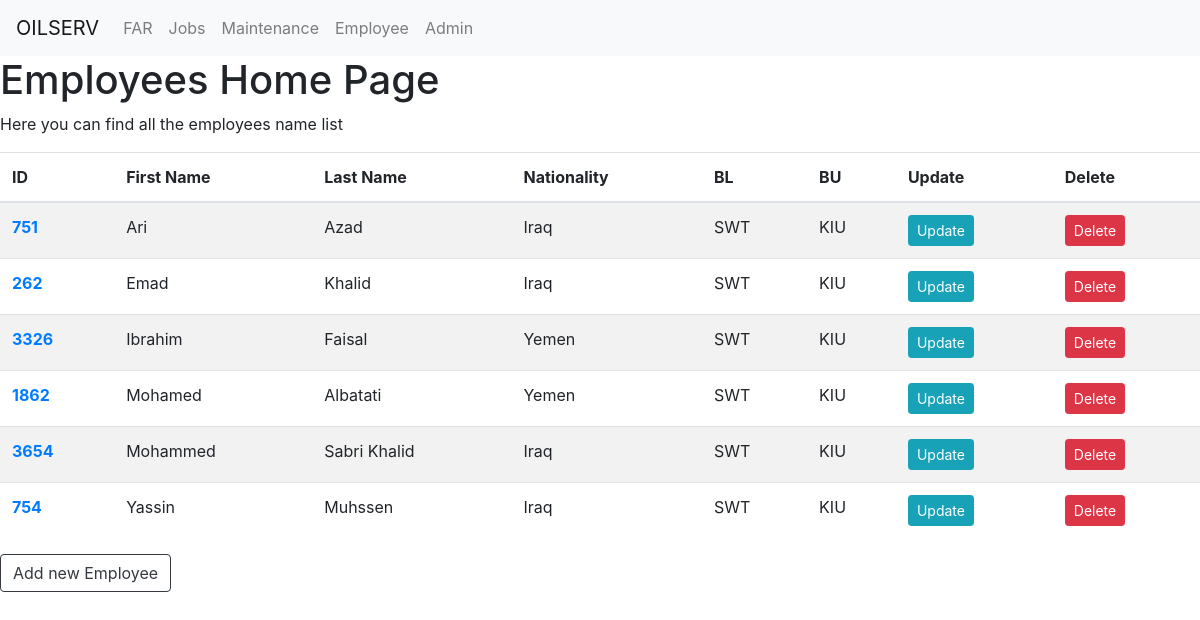
/Employee/, run on an earlier commit of the app's database.
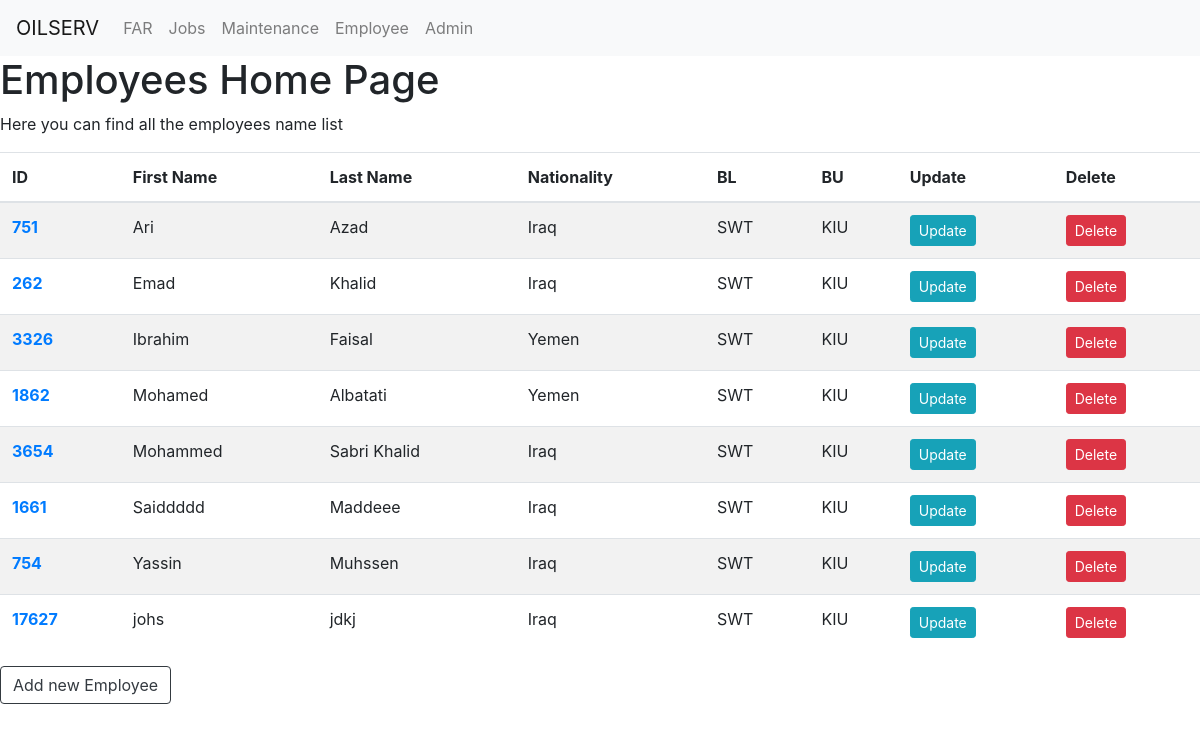
And on a later commit of the database.
### Employee/models.py (models this page shows, shortened)
class EmployeeDB(models.Model):
    OSID = models.IntegerField(unique=True,blank=False)
    first_name = models.CharField(max_length=255,blank=False)
    last_name = models.CharField(max_length=255,blank=False)
    nationality = models.CharField(max_length=255,blank=True,default='Iraq')
    position = models.CharField(max_length=255,blank=True)
    isExpat = models.BooleanField(default=False)
    isEmployee = models.BooleanField(default=True)
    rotation = models.CharField(max_length= 10, default='5x5',blank=True)
    BU = models.CharField(max_length= 3, default='KIU')
    BL = models.CharField(max_length= 3, default='SWT')
    grade = models.IntegerField(blank=True,default=8)
    class Meta:
        ordering = ['first_name']

### Employee/views.py (the view)
# urls.py: path('', views.EmployeeHomePage.as_view(), name='employee'),
class EmployeeHomePage(ListView):
    template_name = 'Employee/employee_home_page.html'
    queryset = models.EmployeeDB.objects.all()
    context_object_name = 'emp_all'

### Employee/templates/Employee/employee_home_page.html
{% extends 'base.html' %}
{% block body_block %}
<h1>Employees Home Page</h1>
<p>Here you can find all the employees name list</p>
<table class="table table-striped">
	<thead>
		<tr>
			<th scope="col">ID</th>
			<th scope="col">First Name</th>
			<th scope="col">Last Name</th>
			<th scope="col">Nationality</th>
			<th scope="col">BL</th>
			<th scope="col">BU</th>
			<th scope="col">Update</th>
			<th scope="col">Delete</th>
		</tr>
	</thead>
	<tbody>
		{% for fa in emp_all  %}
		<tr>
			<th scope="row" ><a href="{% url 'employee_detail' pk=fa.pk  %}" >{{ fa.OSID }}</a></th>
			<td>{{ fa.first_name  }}</td>
			<td>{{ fa.last_name  }}</td>
			<td>{{ fa.nationality }}</td>
			<td>{{ fa.BL }}</td>
			<td>{{ fa.BU}}</td>
			<td><a href="#" class="btn btn-info btn-sm">Update</a></td>
			<td><a href="#"class="btn btn-danger btn-sm">Delete</a></td>
		</tr>
		{% endfor %}
	</tbody>
</table>
<a class="btn btn-outline-dark" href="{% url 'employee_new' %}">Add new Employee</a>
{% endblock %}

### templates/base.html (shortened to what this page needs)
<!DOCTYPE html>
<html lang="en">
	<head>
		<link rel="stylesheet" href="https://stackpath.bootstrapcdn.com/bootstrap/4.5.2/css/bootstrap.min.css">
	</head>
	<body>
		<nav class="navbar navbar-expand-lg navbar-light bg-light">
			<a class="navbar-brand" href="{% url 'home' %} ">OILSERV</a>
			<div class="collapse navbar-collapse" id="navbarNav">
				<ul class="navbar-nav">
					<li class="nav-item ">
						<a class="nav-link" href="{% url 'far' %}">FAR</a>
					</li>
					<li class="nav-item">
						<a class="nav-link" href="{% url 'jobs'  %}">Jobs</a>
					</li>
					<li class="nav-item">
						<a class="nav-link" href=" {% url 'maintenance'  %}">Maintenance</a>
					</li>
					<li class="nav-item">
						<a class="nav-link" href=" {% url 'employee'  %}">Employee</a>
					</li>
					<li class="nav-item">
						<a class="nav-link" href=" {% url 'admin:index'  %}">Admin</a>
					</li>
				</ul>
			</div>
		</nav>
		{% block body_block %}
		{% endblock %}
	</body>
</html>

What changed in the data, as far as the page shows it:
added EmployeeDB: OSID "1661", first_name "Saiddddd", last_name "Maddeee", nationality "Iraq", BL "SWT", BU "KIU"
added EmployeeDB: OSID "17627", first_name "johs", last_name "jdkj", nationality "Iraq", BL "SWT", BU "KIU"
